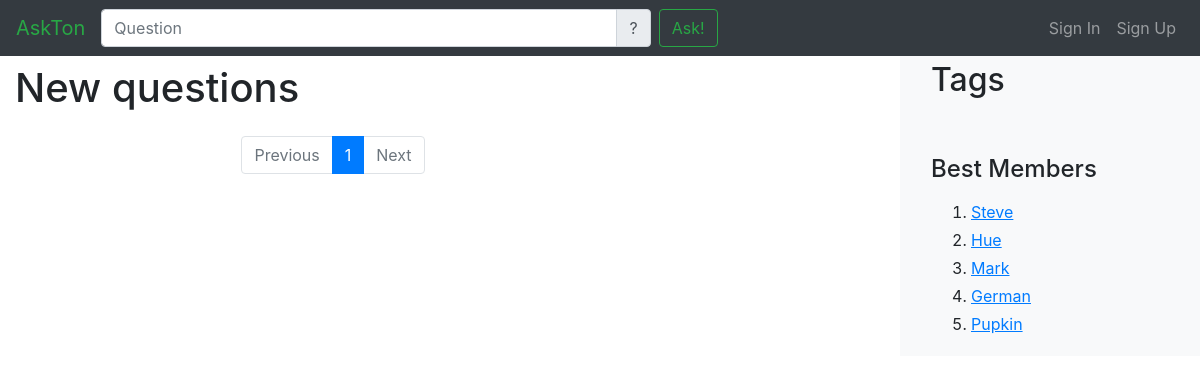
Before: /new/ with the older database file.
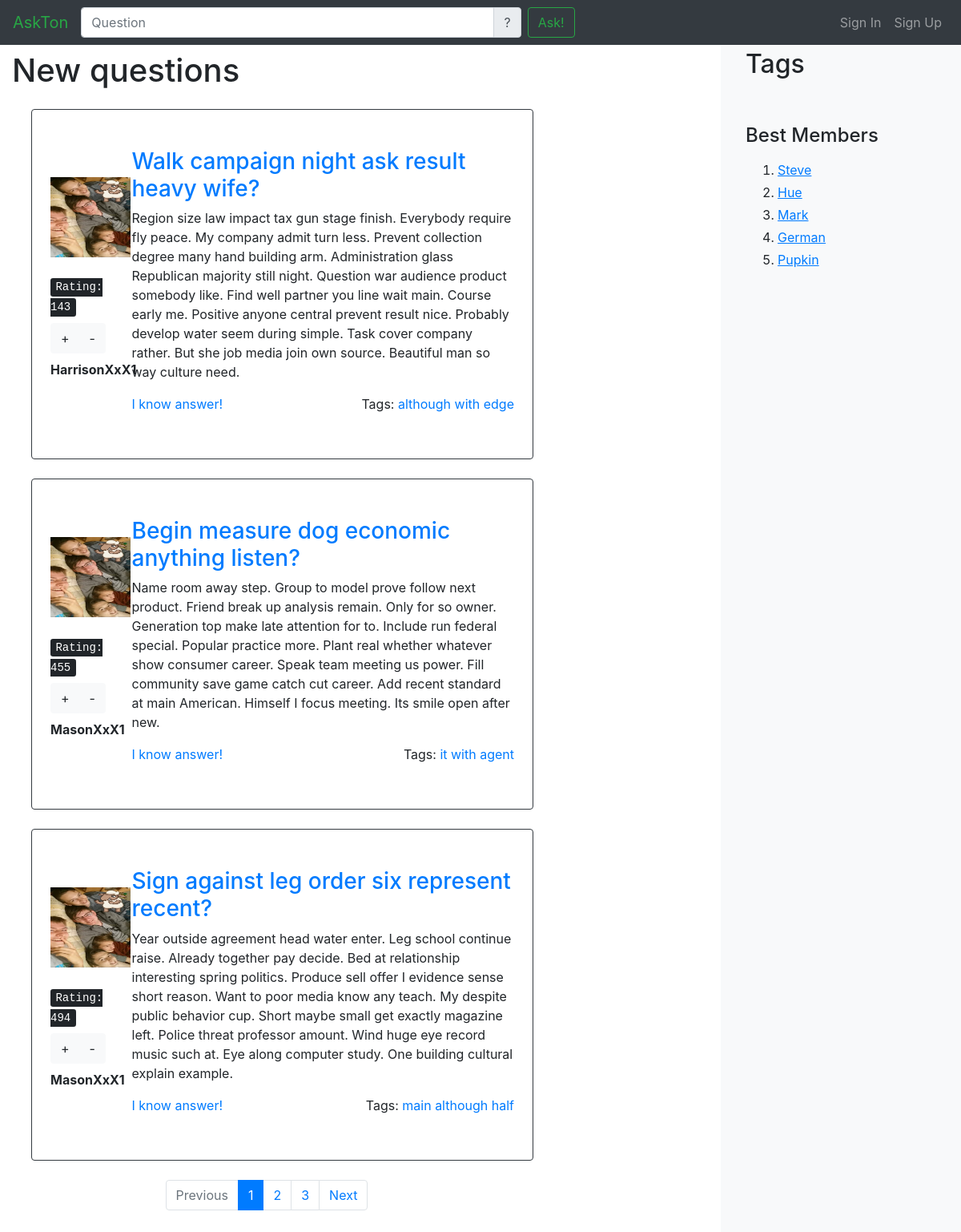
After: the same page with the newer database file.
### AskMe/models.py (models this page shows, shortened)
class Question(models.Model):
    id = models.IntegerField(default=-1, primary_key=True)
    title = models.TextField(default="")
    content = models.TextField(default="")
    author = models.ForeignKey(Profile, on_delete=models.CASCADE)
    created_date = models.DateTimeField(default=timezone.now)
    tags = models.ManyToManyField(Tag)
    answers = models.ManyToManyField(Answer)
    rate = models.IntegerField(default=0)
    list = QuestionManager()

class Profile(models.Model):
    id = models.IntegerField(default=0,primary_key=True)
    user = models.ForeignKey(User, on_delete=models.CASCADE)
    email = models.EmailField(default="email")
    photo = models.ImageField(default='images/cool_programmer.jpg')
    rate = models.IntegerField(default=0)

class Tag(models.Model):
    text = models.CharField(max_length=64, unique=True)

### AskMe/views.py (the view)
# urls.py: path('new/', views.new_list, name='new_list'),
def new_list(request):
    questions = Question.list.new_questions()
    paginator = paginate(request, questions)
    page = request.GET.get('page')
    try:
        quest = paginator.page(page)
    except PageNotAnInteger:
        quest = paginator.page(1)
    except EmptyPage:
        quest = paginator.page(paginator.num_pages)
    return render(request, 'AskMe/new_questions.html', {'questions': quest})

### AskMe/models.py (called while the page is built)
    def new_questions(self):
        return self.order_by('-created_date')

### AskMe/views.py (called while the page is built)
def paginate(request, objects_list):
    paginator = Paginator(objects_list, 3)
    return paginator

### AskMe/templates/AskMe/new_questions.html (shortened to what this page needs)
{% extends "AskMe/base.html" %}
{% load static %}
                {% block main-content %}
                <div class="row justify-content-begin">
                    <div class="col-xl-9  pr-4 " >
                <h1 class="mt-3 mb-4">New questions</h1>
                 {% for question in questions %}
                    {% include "AskMe/question_card.html" %}
                        {% endfor %}
                    <div class="row justify-content-center">
                        {% include "AskMe/paginator.html" %}
                        </div>
                        </div>
                    </div>
                {%  endblock %}

### AskMe/templates/AskMe/question_card.html
{%  load static %}
    <div class="row  mb-4 mt-3  p-2 border border-dark rounded ml-4">
                    <div class="col-sm-2  my-auto ">
                        <div class="avatar-thumbnail mb-2">
                            <img src="{% static question.author.photo.url %}" width="100" height="100">
                        </div>
                        <div class="mt-4">
                            <kbd>Rating: {{ question.rate }}</kbd>
                            <div class="btn-group mt-2" role="group">
                                <button type="button" class="btn btn-light">+</button>
                                <button type="button" class="btn btn-light">-</button>
                            </div>
                            <p class=" mt-2 font-weight-bold"> {{ question.author.user.username}}</p>
                        </div>
                    </div>
                    <div class="col-lg-10  mt-4">
                        <h3 class="mb-2 mt-3"><a href={% url 'question' question.id %}>{{ question.title }}</a></h3>
                        <p>{{ question.content }}
                        </p>
                        <div class="mb-5">
                            <a href={% url 'question' question.id %} class="card-link">I know answer!</a>
                            <div class="float-right">
                                <span>Tags:</span>
                                {%  for tag in question.tags.all %}
                                <a href={% url "tag" tag.text %}> {{ tag.text }}</a>
                                    {% endfor %}
                            </div>
                        </div>
                    </div>
                </div>

Changed rows visible on the page:
added Question: author.photo (picture), rate "143", author.user.username "HarrisonXxX1", title "Walk campaign night ask result heavy wife?", content "Region size law impact tax gun stage finish. Everybody require fly peace. My company admit turn less. Prevent collection degree many hand building arm. Administration glass Republican majority still night. Question war audience product somebody like. Find well partner you line wait main. Course early me. Positive anyone central prevent result nice. Probably develop water seem during simple. Task cover company rather. But she job media join own source. Beautiful man so way culture need."
added Tag: text "although"
added Tag: text "with"
added Tag: text "edge", shown under "143"
added Question: author.photo (picture), rate "455", author.user.username "MasonXxX1", title "Begin measure dog economic anything listen?", content "Name room away step. Group to model prove follow next product. Friend break up analysis remain. Only for so owner. Generation top make late attention for to. Include run federal special. Popular practice more. Plant real whether whatever show consumer career. Speak team meeting us power. Fill community save game catch cut career. Add recent standard at main American. Himself I focus meeting. Its smile open after new."
added Tag: text "it", shown under "455"
added Tag: text "agent", shown under "455"
added Question: author.photo (picture), rate "494", author.user.username "MasonXxX1", title "Sign against leg order six represent recent?", content "Year outside agreement head water enter. Leg school continue raise. Already together pay decide. Bed at relationship interesting spring politics. Produce sell offer I evidence sense short reason. Want to poor media know any teach. My despite public behavior cup. Short maybe small get exactly magazine left. Police threat professor amount. Wind huge eye record music such at. Eye along computer study. One building cultural explain example."
added Tag: text "main", shown under "494"
added Tag: text "half", shown under "494"
Other visible differences:
new list line: "2"
new list line: "3"
